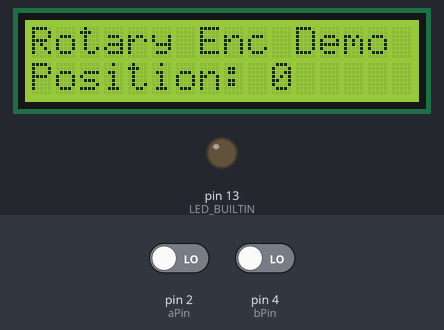
The sketch below on a simulated Arduino Uno, built with avr-gcc and run on an emulated ATmega328P. Shown: 16×2 character LCD, output pins drawn as LEDs (lit = HIGH). The inputs (shaded band) are chosen by the test bench; at power-on: pin 2 (aPin) LOW, pin 4 (bPin) LOW.

Above: at 1.2 s.
1.3 s: pin 2 (aPin) driven HIGH
At 2.8 s:
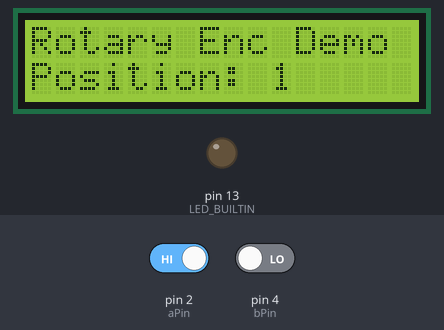
Timing chart, 0 to 4.3 s (numbered marks = the images above; inputs shaded):
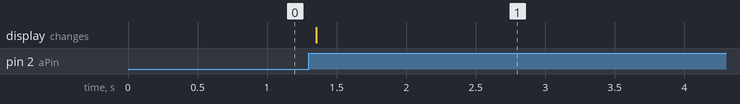

The sketch:

Interrupts.ino
```cpp
#include <avr/interrupt.h>
#include <Wire.h>
#include <LiquidCrystal_I2C.h>

const int aPin = 2;
const int bPin = 4;

volatile int aPinLastState = 0, aPinState = 0, bPinState = 0, counter = 0;

LiquidCrystal_I2C lcd(0x27, 16, 2);

void setup()
{
    pinMode(LED_BUILTIN, OUTPUT);
    digitalWrite(LED_BUILTIN, LOW);

    pinMode(aPin, INPUT);
    pinMode(bPin, INPUT);
    attachInterrupt(digitalPinToInterrupt(aPin), RotaryEncISR, RISING);
    aPinLastState = digitalRead(aPin);

    lcd.init();
    lcd.backlight();    // To Power ON the back light
    lcd.clear();
    lcd.setCursor(0, 0);
    lcd.print("Rotary Enc Demo");
}

void loop()
{
    static char posnString[16];

    sprintf(posnString, "Position: %d  ", counter);
    lcd.setCursor(0, 1);
    lcd.print(posnString);

    delay(50);
}

void RotaryEncISR()
{
    digitalWrite(LED_BUILTIN, HIGH);

    aPinState = digitalRead(aPin);

    // if the previous and the current state of the clock pin are different, that means a pulse has occured
    if (aPinState != aPinLastState)
    {
        // if the DT pin state is different to the clock pin state, that means the encoder is rotating clockwise
        if (digitalRead(bPin) != aPinState)
        {
            counter++;
        }
        else
        {
            counter--;
        }

        aPinLastState = aPinState; // updates the previous state of the clock pin with the current state
    }

    digitalWrite(LED_BUILTIN, LOW);
}
```

Measured:
- after the input at 1.3 s, the display: changes after 0.05 s (image 1)
